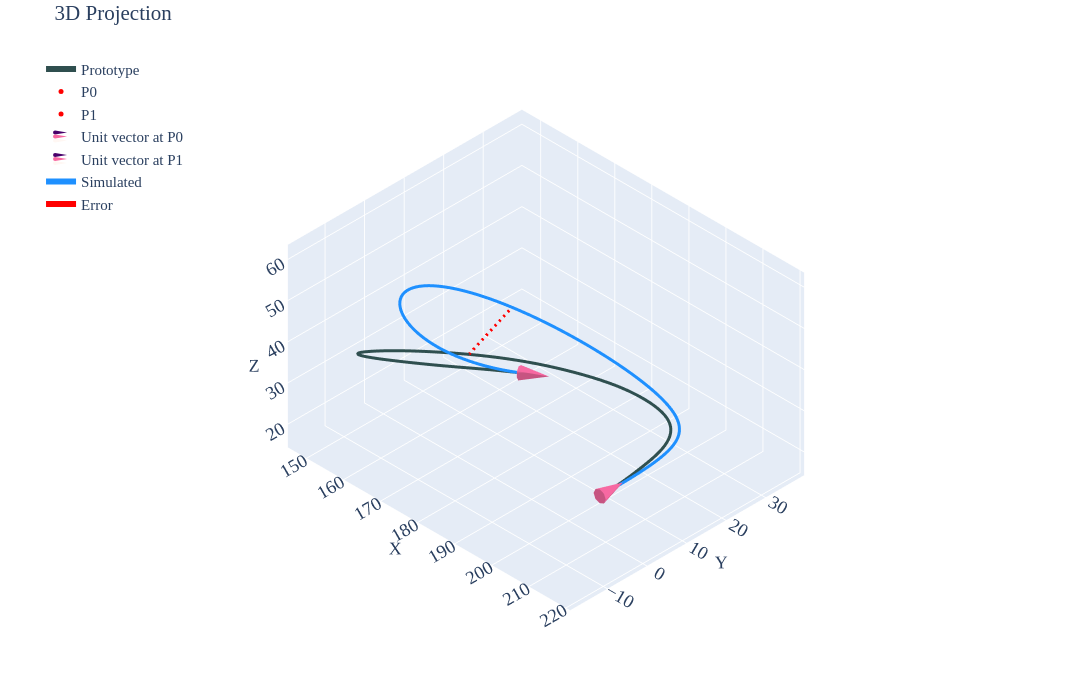

The notebook cell this image was saved under:
### Code cell
#| label: p2c2

gravity_looper(psit=2,case=2,twist=10,pfix='twist-sens\\twist-cw10\\')
